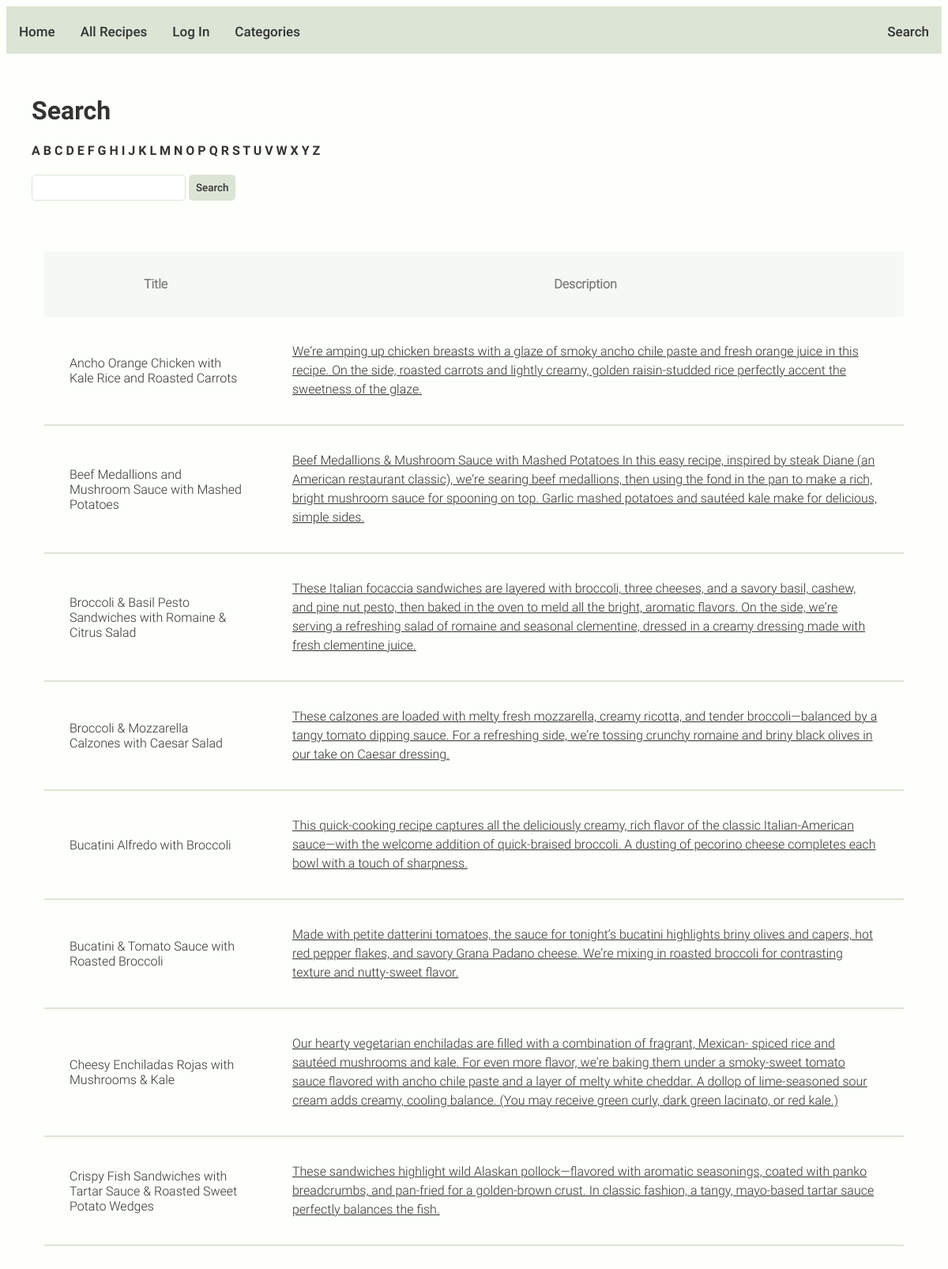
Screenshot of /search.php (upper part) with the database file from the repository.
### tables this page shows
CREATE TABLE `add_recipes` (
  `id` int(11) NOT NULL,
  `title` varchar(250) NOT NULL,
  `prep_time` varchar(250) NOT NULL,
  `cook_time` varchar(250) NOT NULL,
  `servings` varchar(250) NOT NULL,
  `description` longtext NOT NULL,
  `ingredients` longtext NOT NULL,
  `step_1` longtext NOT NULL,
  `step_2` longtext NOT NULL,
  `step_3` longtext NOT NULL,
  `step_4` longtext NOT NULL,
  `step_5` longtext NOT NULL,
  `step_6` longtext NOT NULL,
  `file_id` int(11) NOT NULL
);

### _includes/recipe-functions.php (called while the page is built, shortened)
<?php
    function get_recipes()
  {
    global $db_connection;
    $query = 'SELECT recipe.id, recipe.title, recipe.description, file.file_path ';
    $query .= 'FROM add_recipes AS recipe ';
    $query .= 'INNER JOIN files AS file ';
    $query .= 'ON recipe.file_id = file.id ';
    $db_results = mysqli_query($db_connection, $query);
      if ($db_results && $db_results->num_rows > 0) {
          $recipes = $db_results;
      } else {
          $recipes = null;
      }
      return $recipes;
  }
  ?>

### _components/search-results.php (the view, shortened to what this page needs)
<div class="recipecontainer">
<table>
    <thead>
      <tr>
        <th>Title</th>
        <th>Description</th>
      </tr>
    </thead>
    <tbody>
        <?php
          while ($row = mysqli_fetch_assoc($recipes)) {
              echo '<tr>';
              echo '<td>' . $row['title'] . '</td>';
              echo '<td><a href="view_recipe_page.php?id=' . $row['id'] . '">' . $row['description']. '</a></td>';
          }
        ?>
    </tbody>
  </table>
        </div>

### rows the page displays
add_recipes: title "Ancho Orange Chicken with Kale Rice and Roasted Carrots", description "Weʼre amping up chicken breasts with a glaze of smoky ancho chile paste and fresh orange juice in this recipe. On the side, roasted carrots and lightly creamy, golden raisin-studded rice perfectly accent the sweetness of the glaze."
add_recipes: title "Beef Medallions and Mushroom Sauce with Mashed Potatoes", description "Beef Medallions & Mushroom Sauce with Mashed Potatoes In this easy recipe, inspired by steak Diane (an American restaurant classic), weʼre searing beef medallions, then using the fond in the pan to make a rich, bright mushroom sauce for spooning on top. Garlic mashed potatoes and sautéed kale make for delicious, simple sides."
add_recipes: title "Broccoli & Basil Pesto Sandwiches with Romaine & Citrus Salad", description "These Italian focaccia sandwiches are layered with broccoli, three cheeses, and a savory basil, cashew, and pine nut pesto, then baked in the oven to meld all the bright, aromatic flavors. On the side, weʼre serving a refreshing salad of romaine and seasonal clementine, dressed in a creamy dressing made with fresh clementine juice."
add_recipes: title "Broccoli & Mozzarella Calzones with Caesar Salad", description "These calzones are loaded with melty fresh mozzarella, creamy ricotta, and tender broccoli—balanced by a tangy tomato dipping sauce. For a refreshing side, weʼre tossing crunchy romaine and briny black olives in our take on Caesar dressing."
add_recipes: title "Bucatini Alfredo with Broccoli", description "This quick-cooking recipe captures all the deliciously creamy, rich flavor of the classic Italian-American sauce—with the welcome addition of quick-braised broccoli. A dusting of pecorino cheese completes each bowl with a touch of sharpness."
add_recipes: title "Bucatini & Tomato Sauce with Roasted Broccoli", description "Made with petite datterini tomatoes, the sauce for tonightʼs bucatini highlights briny olives and capers, hot red pepper flakes, and savory Grana Padano cheese. Weʼre mixing in roasted broccoli for contrasting texture and nutty-sweet flavor."
add_recipes: title "Cheesy Enchiladas Rojas with Mushrooms & Kale", description "Our hearty vegetarian enchiladas are filled with a combination of fragrant, Mexican- spiced rice and sautéed mushrooms and kale. For even more flavor, weʼre baking them under a smoky-sweet tomato sauce flavored with ancho chile paste and a layer of melty white cheddar. A dollop of lime-seasoned sour cream adds creamy, cooling balance. (You may receive green curly, dark green lacinato, or red kale.)"
add_recipes: title "Crispy Fish Sandwiches with Tartar Sauce & Roasted Sweet Potato Wedges", description "These sandwiches highlight wild Alaskan pollock—flavored with aromatic seasonings, coated with panko breadcrumbs, and pan-fried for a golden-brown crust. In classic fashion, a tangy, mayo-based tartar sauce perfectly balances the fish."
